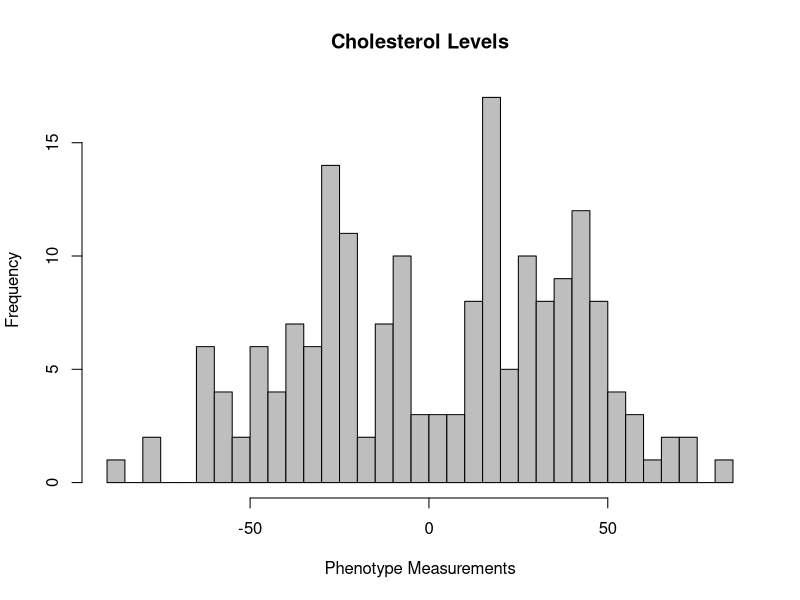

Here is the R script that generated this plot: (Note: this script raises an error after producing the figure.)
#reading in Cholesterol levels measured for each of the n individuals
cholestrol_levels <- read.csv("2020QG_cholesterol.csv", header = FALSE)

#sample size n
n <- dim(cholestrol_levels)[1]
cat("The sample size n is", n)

#histogram of cholestrol levels
hist(cholestrol_levels[,1], main=("Cholesterol Levels"),xlab="Phenotype Measurements", ylab = "Frequency", col="grey", breaks = 30)


#importing genotype data
#SNP genotype data which contains data on N SNPs measured for each of the n individuals in the sample
#genotype of each SNP for an individual is coded as follows: `0' = homozygote, `1' = heterozygote, `2' = homozygote
geno_data <- read.csv("2020QG_genotypes.csv", header = FALSE)
#number of genotypes N
N <- dim(geno_data)[2]

#performing PCA
geno.pca <- prcomp(geno_data)

#potting pricnipal components
plot(geno.pca$x[,1], geno.pca$x[,2], main = "Genotype PC projections", xlab = "PC1", ylab = "PC2")


library(MASS)
library(ggplot2)

#calculating p-values

Xa <- matrix(NA, nrow= n, ncol=N)
Xd <- matrix(NA, nrow= n, ncol=N)

#given genotype coding: 0 = A1A1; 1 = A1A2; 2 = A2A2

#coding to Xa and Xd
Xa <- geno_data - 1
Xd <- 1 - 2*abs(Xa)

#calculating p-values
pval_calculator <- function(pheno_input, xa_input, xd_input){
  
  n_samples <- length(xa_input)
  X_mx <- cbind(1,xa_input,xd_input)
  
  MLE_beta <- ginv(t(X_mx) %*% X_mx) %*% t(X_mx) %*% pheno_input
  y_hat <- X_mx %*% MLE_beta
  
  SSM <- sum((y_hat - mean(pheno_input))^2)
  SSE <- sum((pheno_input - y_hat)^2)
  
  df_M <- 2
  df_E <- n_samples - 3 
  
  MSM <- SSM / df_M
  MSE <- SSE / df_E
  
  Fstatistic <- MSM / MSE
  
  pval <- pf(Fstatistic, df_M, df_E,lower.tail = FALSE)
  return(pval)
}

pval_mx <- rep(0,N)

for (i in 1:N){
  pval_mx[i] <- pval_calculator(cholestrol_levels[,1], Xa[,i], Xd[,i])
}

N_sig <- 0
for (i in 1:N){
  if (pval_mx[i]<0.05/N){
    N_sig <- N_sig + 1
  }
}
cat("Number of Bonferroni corrected significant SNPs:",N_sig)

#making a Manhattan Plot for the p-values
#red line indicates Bonferroni corrected p-value cut-off
df <- data.frame(genotypes = 1:N, pval_mx)
g1 <- ggplot(df, aes(genotypes, -log10(pval_mx))) + geom_point() + ggtitle("Manhattan Plot") + xlab("Position") + ylab("-log(p-value)") + geom_abline(intercept = -log10(0.05/N), slope = 0, color="red") + theme_bw()
g1

#making a QQ plot
df_QQ <- data.frame(x = sort(-log10(seq(0, 1, length.out = N))), y = sort(-log10(pval_mx)))
q1 <- ggplot(df_QQ)+geom_point(aes(x,y)) + geom_abline(intercept = 0, slope = 1, color="red") + ggtitle("QQ Plot") + xlab("Theoretical Quantiles") + ylab("Observed Quantiles") + theme_bw()
q1

#accounting for covariates
library(MASS)
pval_calculator_w_covars <- function(pheno_input, xa_input, xd_input, xz_input){
  
  n_samples <-  length(pheno_input)
  
  X_mx <- cbind(rep(1,length(xa_input)), xa_input, xd_input, xz_input)
  MLE_beta <- ginv(t(X_mx) %*% X_mx) %*% t(X_mx) %*% pheno_input
  
  x_h0 <-   cbind(rep(1,length(xa_input)), xz_input)
  MLE_h0 <-  ginv(t(x_h0) %*% x_h0) %*% t(x_h0) %*% pheno_input
  
  y_hat_0 <-  x_h0 %*% MLE_h0
  y_hat_1 <- X_mx %*% MLE_beta
  
  SSE_theta_0 <-  sum((pheno_input-y_hat_0)^2) 
  SSE_theta_1 <- sum((pheno_input-y_hat_1)^2)
  
  
  df_M <- 2
  df_E <- n_samples - 5
  
  numerator <- (SSE_theta_0-SSE_theta_1) / df_M
  denom <- SSE_theta_1 / df_E
  Fstatistic <-numerator / denom
  
  pval  <- pf(Fstatistic, df_M, df_E,lower.tail = FALSE)
  return(pval)
}


Xz <- cbind(geno.pca$x[,1], geno.pca$x[,2])

pval_mx_covar <- rep(0,N)
for(i in 1:N){
  pval_mx_covar[i] <- pval_calculator_w_covars(cholestrol_levels[,1], Xa[,i], Xd[,i], Xz)
}

N_sig <- 0
for (i in 1:N){
  if (pval_mx_covar[i]<0.05/N){
    N_sig <- N_sig + 1
  }
}
cat("Number of Bonferroni corrected significant SNPs:",N_sig)

#making a Manhattan Plot for the p-values
df_covar <- data.frame(genotypes = 1:N, pval_mx_covar)
g2 <- ggplot(df_covar, aes(genotypes, -log10(pval_mx_covar))) + geom_point() + ggtitle("Manhattan Plot") + xlab("Position") + ylab("-log(p-value)") + geom_abline(intercept = -log10(0.05/N), slope = 0, color="red") + theme_bw()
g2

#making a QQ plot
df_QQ_covar <- data.frame(x = sort(-log10(seq(0, 1, length.out = N))), y = sort(-log10(pval_mx_covar)))
q2 <- ggplot(df_QQ_covar)+geom_point(aes(x,y)) + geom_abline(intercept = 0, slope = 1, color="red") + ggtitle("QQ Plot") + xlab("Theoretical Quantiles") + ylab("Observed Quantiles") + theme_bw()
q2

p_bf <- 0.05/N
cat("p-value cutoff using Bonferroni correction:", p_bf, "\n")

N_sig_bf <- 0
for (i in 1:N){
  if (pval_mx_covar[i]<p_bf){
    N_sig_bf <- N_sig_bf + 1
  }
}
cat("Number of significant SNPs with Bonferroni correction:",N_sig_bf, "\n")

pval1 <- pval_mx_covar[5000:15000]
pval2 <- pval_mx_covar[15000:25000]
most_sig_pval1 <- pval1[which(pval1==min(pval1))]
most_sig_pval2 <- pval2[which(pval2==min(pval2))]
cat("most significant pvalues for peak 1:", most_sig_pval1[1], "at position", which(pval1==min(pval1))[1] + 5000, "\n")
cat("most significant pvalues for peak 2:", most_sig_pval2[1], "at position", which(pval2==min(pval2))[1] + 15000, "\n")

#reading in heart disease phenotypes
heart_disease <- read.csv("2020QG_heartdisease.csv", header = FALSE)

sample_size <- dim(heart_disease)[1]
cat("sample size, n:", sample_size)

#histogram of heart disease phenotype data
hist(heart_disease[,1], main=("Heart Disease Phenotype"),xlab="Phenotype Measurements", ylab = "Frequency", col="grey", breaks = 30)

library(MASS)
library(ggplot2)
library(ggthemes)

gamma_inv_calc <- function(X_mx, beta_t){
  #initialize gamma
  # K is the part which goes into the exponent
  K <- X_mx %*% beta_t
  gamma_inv <- exp(K)/(1+exp(K))
  return(gamma_inv)
}

W_calc <- function(gamma_inv){
  W <- diag(as.vector(gamma_inv * (1- gamma_inv)))
  return(W)
}

beta_update <- function(X_mx, W, Y, gamma_inv, beta){
  beta_up <- beta + ginv(t(X_mx)%*%W%*%X_mx)%*%t(X_mx)%*%(Y-gamma_inv)
  return(beta_up)
}

dev_calc <- function(Y, gamma_inv){
  deviance <- 2*( sum(Y[Y==1]*log(Y[Y==1]/gamma_inv[Y==1])) + sum((1-Y[Y==0])*log((1-Y[Y==0])/(1-gamma_inv[Y==0]))) )  
  return(deviance)
}

log_likelihood_calc <- function(Y, gamma_inv){
  log_likelihood <- sum(Y[Y==1]*log(gamma_inv[Y==1])) + sum((1-Y[Y==0])*log(1-gamma_inv[Y==0]))
  return (log_likelihood)
}


logistic_IRLS_keep_track_betas<- function(Xa,Xd,Y = Y, beta.initial.vec = c(0,0,0), d.stop.th = 1e-6, it.max = 100) {
  
  #Create the X matrix
  X_mx <- cbind(rep(1,length(Xa)), Xa, Xd)
  X_h0 <- cbind(rep(1,length(Xa)))
  
  #initializing beta vector at t=0
  beta_t <- c(0,0,0)
  beta_h0 <- c(0)
  
  # initialize deviance at d[t]
  dt <- 0
  dt_h0 <- 0
  
  beta_history = as.matrix(t(beta.initial.vec))
  
  #initialize gamma
  gamma_inv <- gamma_inv_calc(X_mx, beta_t)
  gamma_inv_h0 <- gamma_inv_calc(X_h0, beta_h0)
  
  for(i in 1:it.max) {
    dpt1 <- dt #store previous deviance
    dpt1_h0 <- dt_h0
    
    # create empty matrix W
    W <- W_calc(gamma_inv)
    W_h0 <- W_calc(gamma_inv_h0)
    
    beta_t <- beta_update(X_mx, W, Y, gamma_inv, beta_t)
    beta_h0 <- beta_update(X_h0, W_h0, Y, gamma_inv_h0, beta_h0)
    
    beta_history = rbind(beta_history, t(beta_t))
    
    #update gamma since it's a function of beta
    gamma_inv <- gamma_inv_calc(X_mx, beta_t)
    gamma_inv_h0 <- gamma_inv_calc(X_h0, beta_h0)
    
    #calculate new deviance
    dt <- dev_calc(Y, gamma_inv)
    dt_h0 <- dev_calc(Y, gamma_inv_h0)
    
    absD <- abs(dt - dpt1)
    absD_h0 <- abs(dt_h0 - dpt1_h0)
    
    if(absD < d.stop.th & absD_h0< d.stop.th) {
      #cat("Convergence at iteration:", i, "at threshold:", d.stop.th, "\n")
      logl = c(log_likelihood_calc(Y, gamma_inv_h0), log_likelihood_calc(Y, gamma_inv))
      return(list(beta_t,logl,beta_history))
    }	
  }
  cat("Convergence not reached after iteration:", i, "at threshold:", d.stop.th, "\n")
  return(list(beta_t= c(NA,NA,NA),logl=c(NA, NA), beta_history))
}

pval_mx_2 = rep(0,N)

for(j in seq(1, ncol(Xa))){
  logl_alt <- logistic_IRLS_keep_track_betas(Xa[,j], Xd[,j], heart_disease[,1])[[2]][2]
  logl_null <- logistic_IRLS_keep_track_betas(Xa[,j], Xd[,j], heart_disease[,1])[[2]][1]
  LRT <- 2*logl_alt - 2*logl_null
  pval_mx_2[j] <- pchisq(LRT, df=2)
}

N_sig_bf_1 <- 0
for (i in 1:N){
  if (pval_mx_2[i]<p_bf){
    N_sig_bf_1 <- N_sig_bf_1 + 1
  }
}
cat("Number of significant SNPs with Bonferroni correction:",N_sig_bf_1, "\n")

#making a Manhattan Plot for the p-values
df_2 <- data.frame(genotypes = 1:N, pval_mx_2)
g3 <- ggplot(df_2, aes(genotypes, -log10(pval_mx_2))) + geom_point() + ggtitle("Manhattan Plot") + xlab("Position") + ylab("-log(p-value)") + geom_abline(intercept = -log10(0.05/N), slope = 0, color="red")
g3

#making a QQ plot
df_QQ_2 <- data.frame(x = sort(-log10(seq(0, 1, length.out = N))), y = sort(-log10(pval_mx_2)))
q3 <- ggplot(df_QQ_2)+geom_point(aes(x,y)) + geom_abline(intercept = 0, slope = 1, color="red") + ggtitle("QQ Plot") + xlab("Theoretical Quantiles") + ylab("Observed Quantiles") + theme_bw()
q3

logistic_IRLS_keep_track_betas_w_covars<- function(Xa,Xd, Xz, Y = Y, beta.initial.vec = c(0,0,0), d.stop.th = 1e-6, it.max = 100) {
  
  #Create the X matrix
  X_mx <- cbind(rep(1,length(Xa)), Xa, Xd, Xz)
  X_h0 <- cbind(rep(1,length(Xa)), Xz)
  
  #initializing beta vector at t=0
  beta_t <- rep(0,ncol(Xz)+3)
  beta_h0 <- rep(0,ncol(Xz)+1)
  
  # initialize deviance at d[t]
  dt <- 0
  dt_h0 <- 0
  
  beta_history = as.matrix(t(rep(0,ncol(Xz)+3)))
  
  #initialize gamma
  gamma_inv <- gamma_inv_calc(X_mx, beta_t)
  gamma_inv_h0 <- gamma_inv_calc(X_h0, beta_h0)
  
  for(i in 1:it.max) {
    dpt1 <- dt #store previous deviance
    dpt1_h0 <- dt_h0
    
    # create empty matrix W
    W <- W_calc(gamma_inv)
    W_h0 <- W_calc(gamma_inv_h0)
    
    beta_t <- beta_update(X_mx, W, Y, gamma_inv, beta_t)
    beta_h0 <- beta_update(X_h0, W_h0, Y, gamma_inv_h0, beta_h0)
    
    beta_history = rbind(beta_history, t(beta_t))
    
    #update gamma since it's a function of beta
    gamma_inv <- gamma_inv_calc(X_mx, beta_t)
    gamma_inv_h0 <- gamma_inv_calc(X_h0, beta_h0)
    
    #calculate new deviance
    dt <- dev_calc(Y, gamma_inv)
    dt_h0 <- dev_calc(Y, gamma_inv_h0)
    
    absD <- abs(dt - dpt1)
    absD_h0 <- abs(dt_h0 - dpt1_h0)
    
    if(absD < d.stop.th & absD_h0< d.stop.th) {
      #cat("Convergence at iteration:", i, "at threshold:", d.stop.th, "\n")
      logl = c(log_likelihood_calc(Y, gamma_inv_h0), log_likelihood_calc(Y, gamma_inv))
      return(list(beta_t,logl,beta_history))
    }	
  }
  cat("Convergence not reached after iteration:", i, "at threshold:", d.stop.th, "\n")
  return(list(beta_t= c(NA,NA,NA),logl=c(NA, NA), beta_history))
}

pval_mx_covar_2 <- rep(0,N)

for(j in seq(1, ncol(Xa))){
  logl_alt <- logistic_IRLS_keep_track_betas_w_covars(Xa[,j], Xd[,j], Xz, heart_disease[,1])[[2]][2]
  logl_null <- logistic_IRLS_keep_track_betas_w_covars(Xa[,j], Xd[,j], Xz, heart_disease[,1])[[2]][1]
  LRT <- 2*logl_alt - 2*logl_null
  pval_mx_covar_2[j] <- pchisq(LRT, df=2)
}

#making a Manhattan Plot for the p-values
df_covar_2 <- data.frame(genotypes = 1:N, pval_mx_covar_2)
g4 <- ggplot(df_covar_2, aes(genotypes, -log10(pval_mx_covar_2))) + geom_point() + ggtitle("Manhattan Plot") + xlab("Position") + ylab("-log(p-value)") + geom_abline(intercept = -log10(0.05/N), slope = 0, color="red")
g4

#making a QQ plot
df_QQ_covar_2 <- data.frame(x = sort(-log10(seq(0, 1, length.out = N))), y = sort(-log10(pval_mx_covar_2)))
q4 <- ggplot(df_QQ_covar_2)+geom_point(aes(x,y)) + geom_abline(intercept = 0, slope = 1, color="red") + ggtitle("QQ Plot") + xlab("Theoretical Quantiles") + ylab("Observed Quantiles") + theme_bw()
q4

p_bf <- 0.05/N
cat("p-value cutoff using Bonferroni correction:", p_bf, "\n")

N_sig_bf_2 <- 0
for (i in 1:N){
  if (pval_mx_covar_2[i]<p_bf){
    N_sig_bf_2 <- N_sig_bf_2 + 1
  }
}
cat("Number of significant SNPs with Bonferroni correction:",N_sig_bf_2, "\n")

pval1 <- pval_mx_covar_2[0:10000]
pval2 <- pval_mx_covar_2[30000:length(pval_mx_covar_2)]
most_sig_pval1 <- pval1[which(pval1==min(pval1))]
most_sig_pval2 <- pval2[which(pval2==min(pval2))]
cat("most significant pvalues for peak 1:", most_sig_pval1[1], "at position", which(pval1==min(pval1))[1] + 0, "\n")
cat("most significant pvalues for peak 2:", most_sig_pval2[1], "at position", which(pval2==min(pval2))[1] + 30000, "\n")